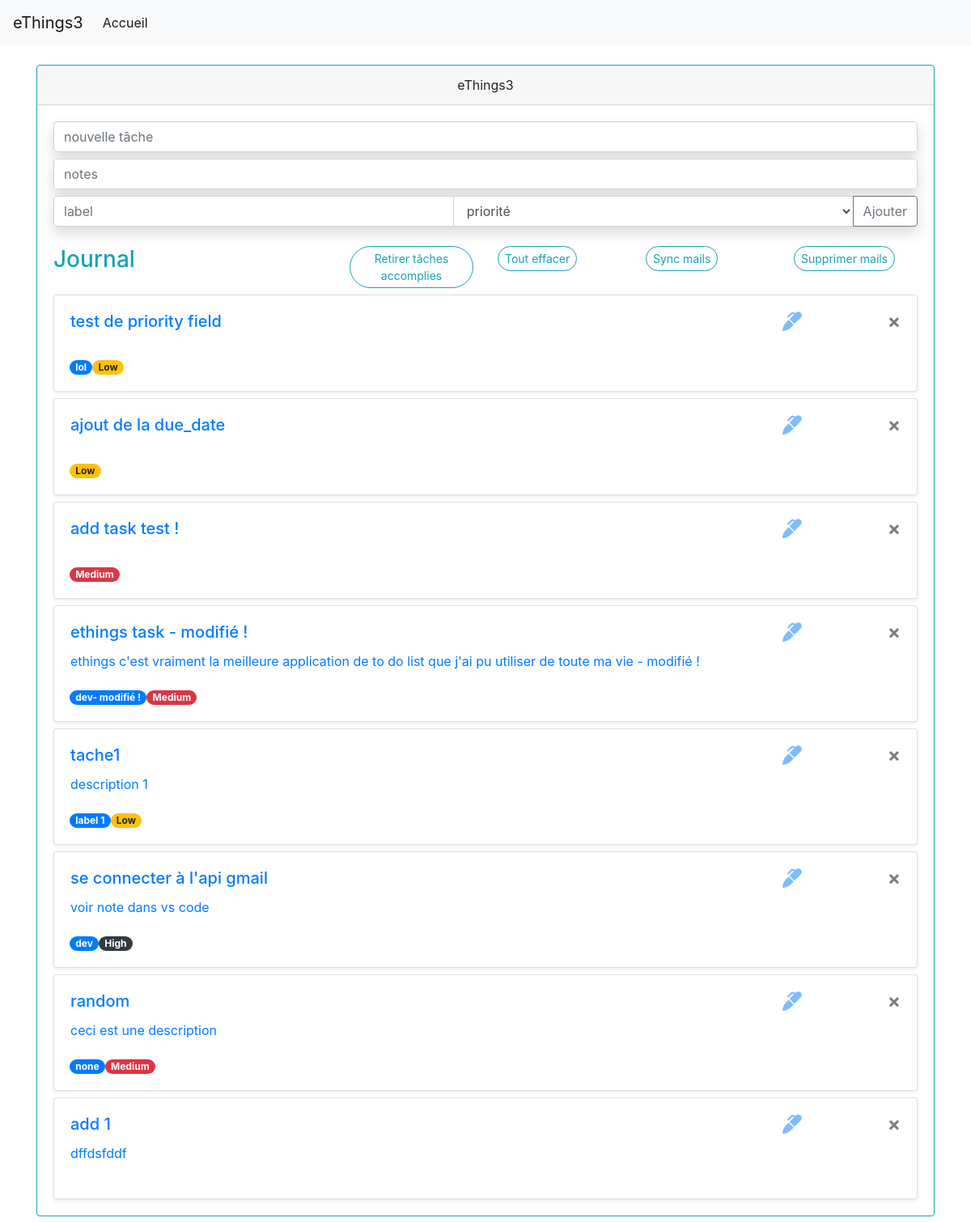
Before: / with the older database file.
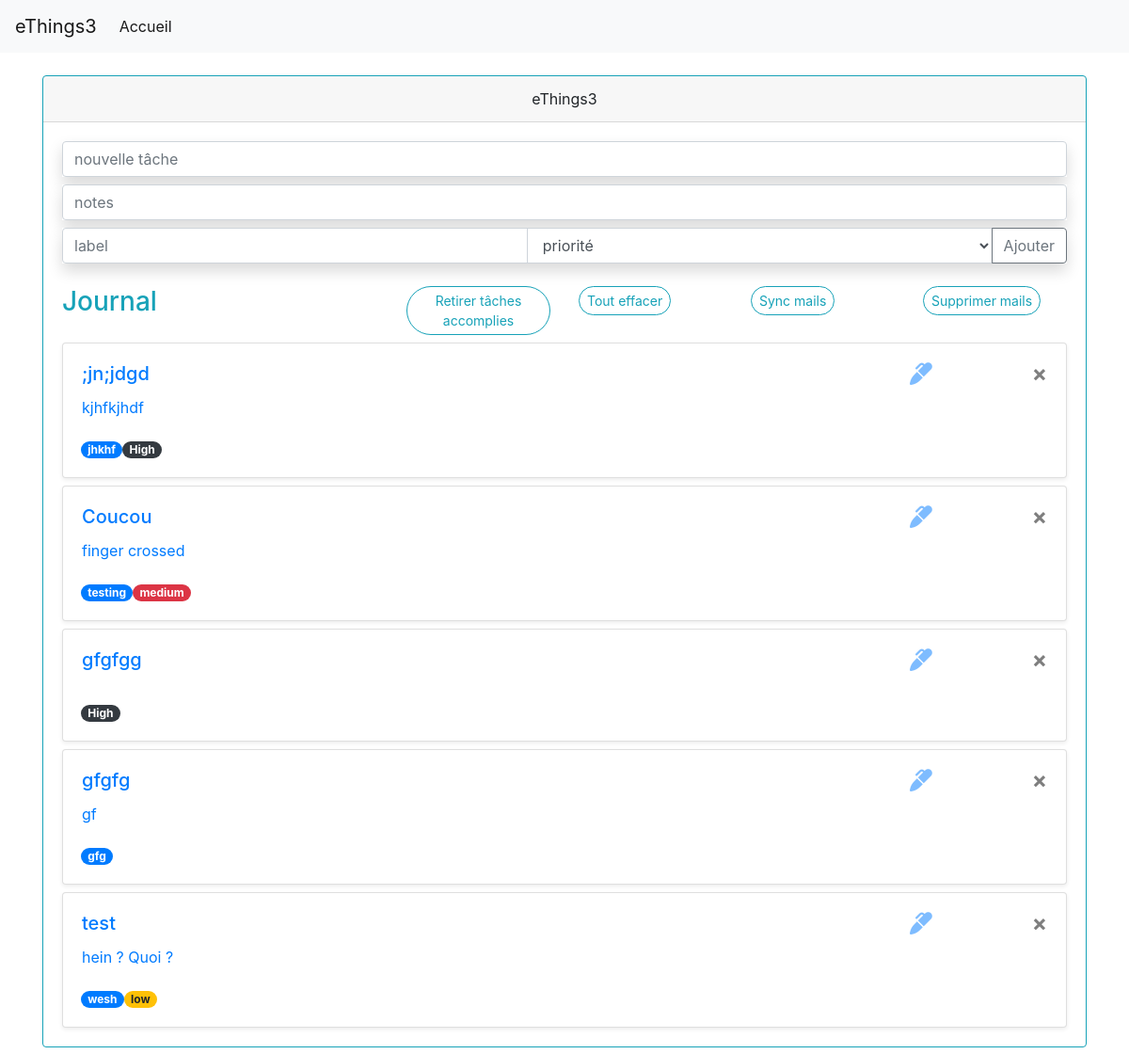
After: the same page with the newer database file.
### todo/models.py (models this page shows)
class Tasks(models.Model):
    task = models.CharField(max_length=100)
    desc = models.CharField(max_length=500,default='')
    completed = models.BooleanField(default=False)
    created_date = models.DateField(default=timezone.now, blank=True, null=True)
    completed_date = models.DateField(blank=True, null=True)
    label = models.CharField(max_length=50,default='')
    priority = models.CharField(max_length=10, default='')
    def __str__(self):
        return f"{self.task}"

### todo/views.py (the view)
# urls.py: path('', views.index, name="home"),
def index(request):
    tasks = Tasks.objects.all()
    form = AddTaskForm()
    context = {
        'tasks' : tasks,
        'form' : form,
    }
    return render(request, 'todo/index.html', context)

### todo/templates/todo/index.html (shortened to what the changed rows need)
<!DOCTYPE html>
<html>
    <head>
        <link rel="stylesheet" href="https://cdn.jsdelivr.net/npm/bootstrap@4.5.3/dist/css/bootstrap.min.css">
    </head>
    <body>
        <div class="container mt-4">
            <div class="row">
                <div class="col-12">
                    <div class="card border-info mb-3" >
                            <div class="card-body text-info">
                                {% for task in tasks %}
                                <div class="card mt-2 shadow-sm">
                                    <div class="card-body">
                                        <div class="row">
                                            <div class="col-10">
                                                <a href="{% url 'ToDo:Task Completed' task.id %}">
                                                    {% if task.completed %}
                                                        <del><h5 class="card-title">{{ task }}</h5></del>
                                                    {% else %}
                                                        <h5 class="card-title">{{ task }}</h5>
                                                        <div class="input-group mb-4 bg-white">
                                                                <body >{{ task.desc }}</body>
                                                        </div>
                                                        <div class="input-group-append">
                                                                <div class="badge badge-pill badge-primary">{{ task.label }}</div>
                                                                {% if task.priority == "Low" %}
                                                                    <div class="badge badge-pill badge-warning">{{ task.priority }}</div>
                                                                {% elif task.priority == "Medium" %}
                                                                    <div class="badge badge-pill badge-danger">{{ task.priority }}</div>
                                                                {% elif task.priority == "High" %}
                                                                    <div class="badge badge-pill badge-dark">{{ task.priority }}</div>
                                                                {% elif task.priority == "low" %}
                                                                    <div class="badge badge-pill badge-warning">{{ task.priority }}</div>
                                                                {% elif task.priority == "medium" %}
                                                                    <div class="badge badge-pill badge-danger">{{ task.priority }}</div>
                                                                {% elif task.priority == "high" %}
                                                                    <div class="badge badge-pill badge-dark">{{ task.priority }}</div>
                                                                {% else %}
                                                                    <div class="badge badge-pill badge-secondary">{{ task.priority }}</div>
                                                                {% endif %}
                                                        </div>
                                                    {% endif %}
                                                </a>
                                            </div>
                                            <div class="col-1 close">
                                                <a href="{% url 'ToDo:Update Task' task.id %}">
                                                    <i class="fas fa-marker"></i>
                                                </a>
                                            </div>
                                            <div class="col-1">
                                                <a href="{% url 'ToDo:Delete Task' task.id %}">
                                                    <button type="button" class="close" aria-label="Close">
                                                      <span aria-hidden="true">&times;</span>
                                                    </button>
                                                </a>
                                            </div>
                                        </div>
                                    </div>
                                  </div>
                                {% endfor %}
                            </div>
                        </div>
                    </div>
                </div>
            </div>
    </body>
</html>

Changed rows visible on the page:
removed Tasks: task "test de priority field", label "lol", priority "Low"
removed Tasks: task "ajout de la due_date", priority "Low"
removed Tasks: task "add task test !", priority "Medium"
removed Tasks: task "ethings task - modifié !", desc "ethings c'est vraiment la meilleure application de to do list que j'ai pu utiliser de toute ma vie - modifié !", label "dev- modifié !", priority "Medium"
removed Tasks: task "tache1", desc "description 1", label "label 1", priority "Low"
removed Tasks: task "se connecter à l'api gmail", desc "voir note dans vs code", label "dev", priority "High"
removed Tasks: task "random", desc "ceci est une description", label "none", priority "Medium"
removed Tasks: task "add 1", desc "dffdsfddf"
added Tasks: task ";jn;jdgd", desc "kjhfkjhdf", label "jhkhf", priority "High"
added Tasks: task "Coucou", desc "finger crossed", label "testing", priority "medium"
added Tasks: task "gfgfgg", priority "High"
added Tasks: task "gfgfg", desc "gf", label "gfg"
added Tasks: task "test", desc "hein ? Quoi ?", label "wesh", priority "low"
